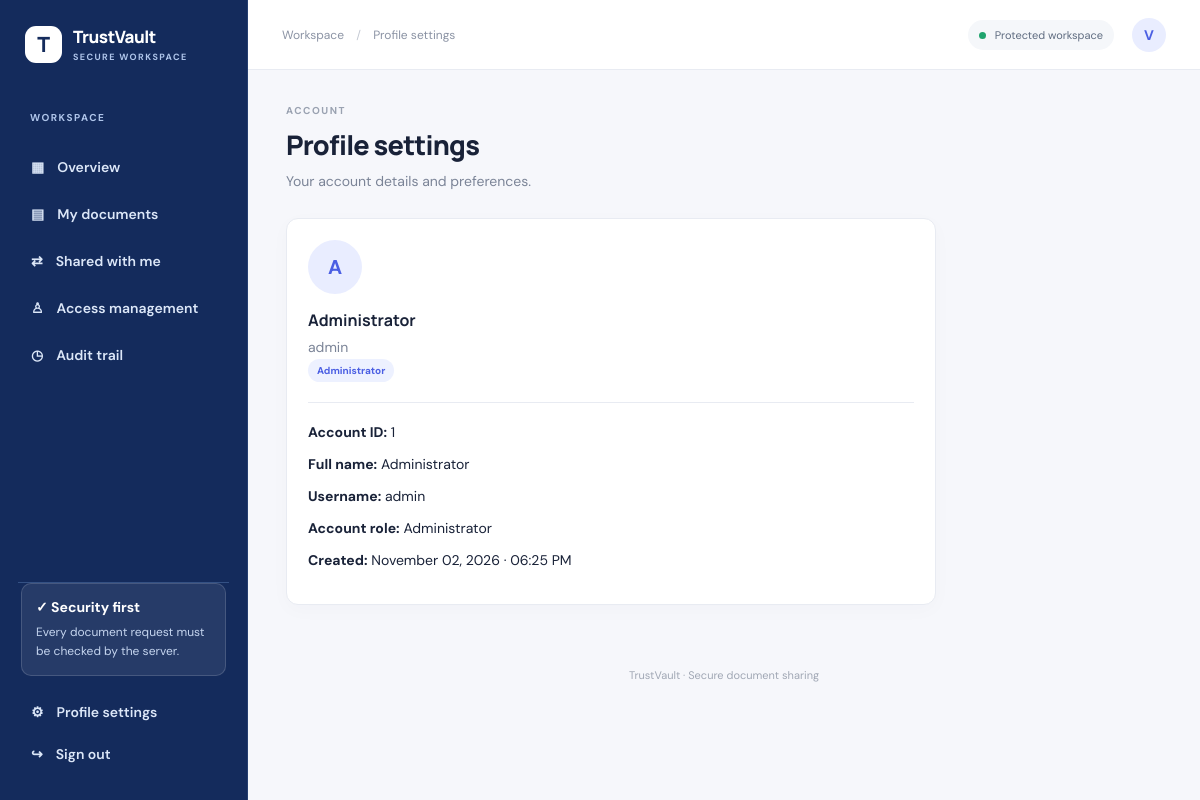
Screenshot of /profile (signed in) with the database file from the repository.
### tables this page shows
CREATE TABLE users (
            id INTEGER PRIMARY KEY AUTOINCREMENT,
            username TEXT UNIQUE NOT NULL,
            password_hash TEXT NOT NULL,
            name TEXT NOT NULL,
            role TEXT NOT NULL DEFAULT "viewer",
            created_at TEXT NOT NULL
        );

### backend/app/routes/profile.py (the view)
@router.get('/profile')
def profile(request: Request):
    user = require_login(request)
    if not user:
        return RedirectResponse('/login', status_code=303)
    connection = get_connection()
    try:
        row = connection.execute("""
            SELECT id, username, name, role, created_at
            FROM users
            WHERE username = ?
        """, (user['username'],)).fetchone()
    finally:
        connection.close()
    if not row:
        return RedirectResponse('/login', status_code=303)
    profile_data = dict(row)
    created_at = profile_data.get("created_at")
    if created_at:
        try:
            date_value = datetime.fromisoformat(created_at)
            profile_data["created_at"] = date_value.strftime(
                "%B %d, %Y · %I:%M %p"
            )
        except (ValueError, TypeError):
            pass
    return templates.TemplateResponse(
        request=request,
        name="profile.html",
        context={
            "user": user,
            "profile": profile_data
        }
    )

### frontend/templates/profile.html (shortened to what this page needs)
{% extends "base.html" %}
{% block breadcrumb %}Profile settings{% endblock %}
{% block content %}
<div class="page-heading">
    <div>
        <p class="eyebrow">ACCOUNT</p>
        <h1>Profile settings</h1>
        <p class="muted">Your account details and preferences.</p>
    </div>
</div>
<section class="panel profile-card">
    <div class="profile-avatar">
        {{ profile.name[0]|upper if profile.name else profile.username[0]|upper }}
    </div>
    <div>
        <h2>{{ profile.name }}</h2>
        <p class="muted">{{ profile.username }}</p>
        <span class="badge blue">
            {{ profile.role|replace('_', ' ')|title }}
        </span>
    </div>
    <hr>
    <div>
        <p><strong>Account ID:</strong> {{ profile.id }}</p>
        <p><strong>Full name:</strong> {{ profile.name }}</p>
        <p><strong>Username:</strong> {{ profile.username }}</p>
        <p><strong>Account role:</strong> {{ profile.role|replace('_', ' ')|title }}</p>
        <p><strong>Created:</strong> {{ profile.created_at }}</p>
    </div>
</section>
{% endblock %}

### frontend/static/css/style.css (style rules this page uses)
:root { --ink: #192238; --muted: #7b8497; --line: #e8ebf2; --bg: #f6f7fb; --blue: #4b5fe3; --navy: #1d2942; --green: #16845b; --red: #c34b59; }
* { box-sizing: border-box; }
body { margin: 0; background: var(--bg); color: var(--ink); font: 14px 'DM Sans', sans-serif; }
.nav-caption, .eyebrow { font-size: 10px; font-weight: 700; letter-spacing: 1.5px; color: #9aa2b1; }
.user-avatar, .profile-avatar { display: grid; place-items: center; background: #e9edff; color: var(--blue); font-weight: 700; border-radius: 50%; width: 34px; height: 34px; }
.page-heading { display: flex; justify-content: space-between; align-items: center; gap: 20px; margin-bottom: 26px; }
.eyebrow { margin: 0 0 9px; }
.page-heading h1, .auth-card h1 { font: 800 27px Manrope, sans-serif; letter-spacing: -.8px; margin: 0 0 7px; }
.muted { color: var(--muted); margin: 0; line-height: 1.6; }
.stat-card, .panel { background: #fff; border: 1px solid var(--line); border-radius: 12px; box-shadow: 0 5px 20px #202c4a06; }
.panel { padding: 21px; margin-bottom: 19px; min-width: 0; }
.panel h2, .side-note h3, .profile-card h2 { font: 700 16px Manrope, sans-serif; margin: 0 0 5px; }
.badge { display: inline-block; padding: 5px 9px; border-radius: 20px; font-size: 10px; font-weight: 700; }
.blue { background: #edf1ff; color: #4b5fe3; }
.side-note hr, .detail-card hr, .profile-card hr { border: 0; border-top: 1px solid var(--line); margin: 20px 0; }
.profile-card { max-width: 650px; }
.profile-card .profile-avatar { width: 54px; height: 54px; font-size: 20px; margin-bottom: 15px; }

### rows the page displays
users: name "A", name "Administrator", username "admin", role "Administrator", id "1"

### other values shown
{{ profile.created_at }} "November 02, 2026 · 06:25 PM"
